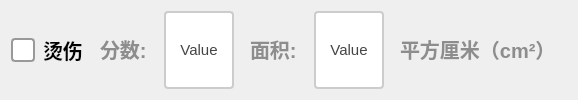
               <widget class="QWidget" name="widget_tangshang" native="true">
                <layout class="QGridLayout" name="gridLayout_14">
                 <item row="0" column="0">
                  <layout class="QHBoxLayout" name="horizontalLayout_23" stretch="2,1,2,0,2,0">
                   <item>
                    <widget class="QCheckBox" name="ckb_tangshang">
                     <property name="sizePolicy">
                      <sizepolicy hsizetype="Minimum" vsizetype="Minimum">
                       <horstretch>0</horstretch>
                       <verstretch>0</verstretch>
                      </sizepolicy>
                     </property>
                     <property name="styleSheet">
                      <string notr="true">QCheckBox {
    spacing: 8px;
    font-size: 20px;
    color: #333;
    font-weight: bold;        
    color:  rgb(0, 0, 0);       
}

/* 未选中状态 */
QCheckBox::indicator {
    width: 20px;
    height: 20px;
    border-radius: 4px; /* 方形，圆角可适当调整 */
    border: 2px solid #999;
    background: #ffffff;
}

/* 悬停效果 */
QCheckBox::indicator:hover {
    border: 2px solid #666;
}

/* 选中状态 */
QCheckBox::indicator:checked {
    border: 2px solid #2196F3;
    background-color: qradialgradient(
        cx:0.5, cy:0.5,
        radius:0.4,
        fx:0.5, fy:0.5,
        stop:0 #2196F3,
        stop:1 transparent
    );
}

/* 禁用状态 */
QCheckBox::indicator:disabled {
    border: 2px solid #ccc;
    background: #eee;
}

/* 选中时的文字颜色 */
QCheckBox:checked {
    color: #2196F3;
    font-weight: 500;
}

/* 点击动画效果 */
QCheckBox::indicator:pressed {
    border: 2px solid #1565C0;
    background-color: qradialgradient(
        cx:0.5, cy:0.5,
        radius:0.5,
        fx:0.5, fy:0.5,
        stop:0 #BBDEFB,
        stop:1 transparent
    );
}</string>
                     </property>
                     <property name="text">
                      <string>烫伤</string>
                     </property>
                    </widget>
                   </item>
                   <item>
                    <widget class="QLabel" name="label_43">
                     <property name="styleSheet">
                      <string notr="true">QLabel {
       font-size: 20px;        
       font-weight: bold;        
       color:  rgb(141, 141, 141);       
       padding: 5px 5px;     
       border-bottom: 2px solid #cccccc; 
    }</string>
                     </property>
                     <property name="text">
                      <string>分数:</string>
                     </property>
                    </widget>
                   </item>
                   <item>
                    <widget class="QPushButton" name="btn_tangshangscore">
                     <property name="sizePolicy">
                      <sizepolicy hsizetype="Minimum" vsizetype="Minimum">
                       <horstretch>0</horstretch>
                       <verstretch>0</verstretch>
                      </sizepolicy>
                     </property>
                     <property name="maximumSize">
                      <size>
                       <width>100</width>
                       <height>100</height>
                      </size>
                     </property>
                     <property name="styleSheet">
                      <string notr="true">QPushButton {
    padding: 6px 14px;
    border: 2px solid #CCC;
    border-radius: 4px;
    background-color: white;
    color: #444;
    font-size: 15px; 
}

QPushButton:hover {
    border-color: #999;
    background-color: #F5F5F5;
}

QPushButton:pressed {
    border-color: #777;
    background-color: #EEE;
}</string>
                     </property>
                     <property name="text">
                      <string>Value</string>
                     </property>
                    </widget>
                   </item>
                   <item>
                    <widget class="QLabel" name="label_44">
                     <property name="styleSheet">
                      <string notr="true">QLabel {
       font-size: 20px;        
       font-weight: bold;        
       color:  rgb(141, 141, 141);       
       padding: 5px 5px;     
       border-bottom: 2px solid #cccccc; 
    }</string>
                     </property>
                     <property name="text">
                      <string>面积:</string>
                     </property>
                    </widget>
                   </item>
                   <item>
                    <widget class="QPushButton" name="btn_tangshangarea">
                     <property name="sizePolicy">
                      <sizepolicy hsizetype="Minimum" vsizetype="Minimum">
                       <horstretch>0</horstretch>
                       <verstretch>0</verstretch>
                      </sizepolicy>
                     </property>
                     <property name="maximumSize">
                      <size>
                       <width>100</width>
                       <height>100</height>
                      </size>
                     </property>
                     <property name="styleSheet">
                      <string notr="true">QPushButton {
    padding: 6px 14px;
    border: 2px solid #CCC;
    border-radius: 4px;
    background-color: white;
    color: #444;
    font-size: 15px; 
}

QPushButton:hover {
    border-color: #999;
    background-color: #F5F5F5;
}

QPushButton:pressed {
    border-color: #777;
    background-color: #EEE;
}</string>
                     </property>
                     <property name="text">
                      <string>Value</string>
                     </property>
                    </widget>
                   </item>
                   <item>
                    <widget class="QLabel" name="label_50">
                     <property name="styleSheet">
                      <string notr="true">QLabel {
       font-size: 20px;        
       font-weight: bold;        
       color:  rgb(141, 141, 141);       
       padding: 5px 5px;     
       border-bottom: 2px solid #cccccc; 
    }</string>
                     </property>
                     <property name="text">
                      <string>平方厘米（cm²）</string>
                     </property>
                    </widget>
                   </item>
                  </layout>
                 </item>
                </layout>
               </widget>
